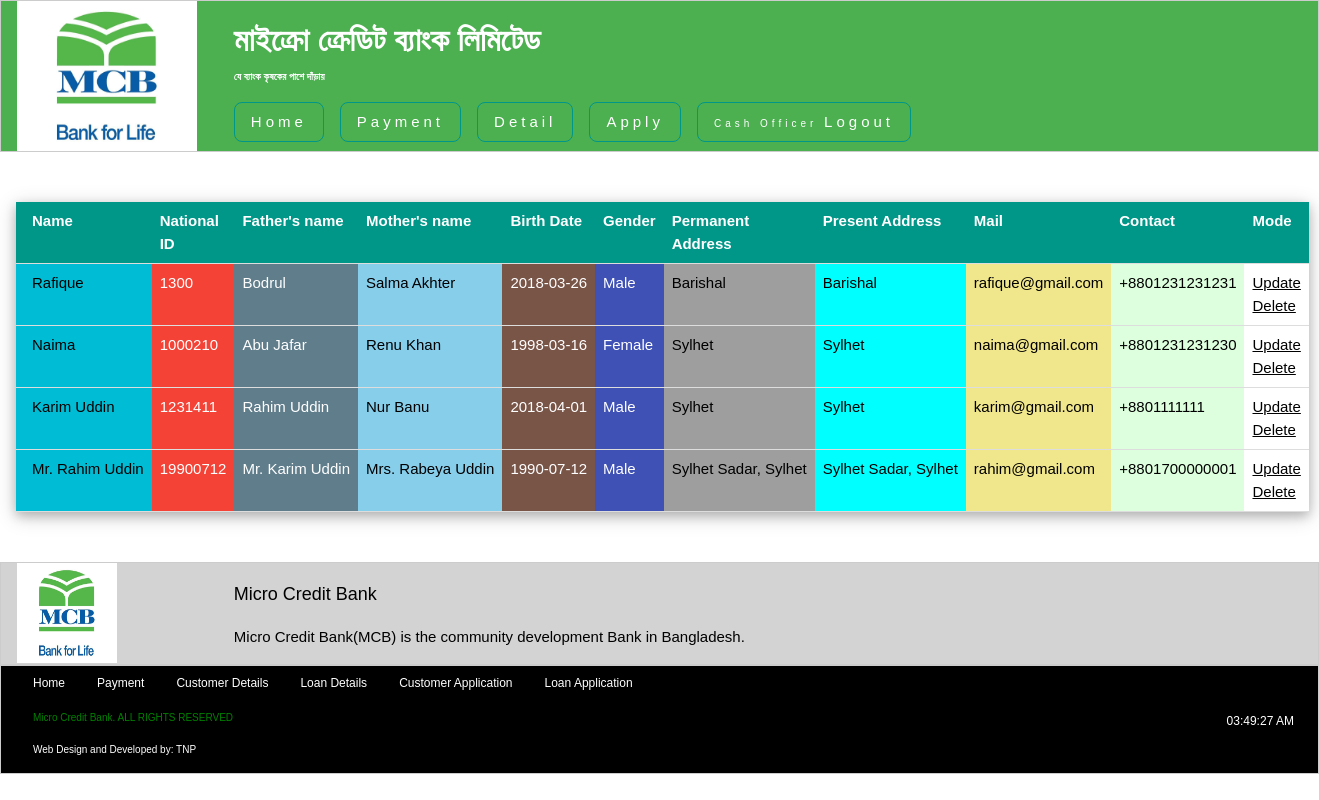
The app's page /micro_credit_bank/chairman_customer_detail.php (signed in) with its own data.
### tables this page shows
CREATE TABLE IF NOT EXISTS `customer` (
  `national_id` int(11) NOT NULL,
  `customer_name` varchar(255) NOT NULL,
  `father_name` varchar(255) NOT NULL,
  `mother_name` varchar(255) NOT NULL,
  `dob` varchar(255) NOT NULL,
  `gender` enum('Female','Male') NOT NULL,
  `email` varchar(255) NOT NULL,
  `permanent_address` varchar(255) NOT NULL,
  `present_address` varchar(255) NOT NULL,
  `contact` varchar(255) NOT NULL
);

### micro_credit_bank/chairman_customer_detail.php (the view, shortened to what this page needs)
<?php
	$qry = "SELECT * FROM customer";
	$result = mysql_query($qry);
?>
	<div class="w3-container" style="min-height:295px;height:auto;">
	<?php
	if (mysql_num_rows($result) > 0)
	{
	?>
		<table class="w3-table w3-container w3-bordered w3-middle w3-card-4" style="max-width:auto;width:100%;margin-top:50px; margin-bottom: 50px; font-family: Arial; ">
			<thead>
				<tr class="w3-teal">
					<th> Name </th>
					<th> National ID </th>
					<th> Father's name </th>
					<th> Mother's name </th>
					<th> Birth Date </th>
					<th> Gender </th>
					<th> Permanent Address </th>
					<th> Present Address </th>
					<th> Mail </th>
					<th> Contact </th>
					<th> Mode </th>
				</tr>
			</thead>
	<?php
		while($row = mysql_fetch_assoc($result))
    	{
    		?>
			<tr>
				<td class="w3-button w3-cyan"> <?php echo $row['customer_name']; ?> </td>
				<td class="w3-button w3-red"> <?php echo $row['national_id']; ?> </td>
				<td class="w3-button w3-blue-grey"> <?php echo $row['father_name']; ?> </td>
				<td class="w3-button w3-light-blue"> <?php echo $row['mother_name']; ?> </td>
				<td class="w3-button w3-brown"> <?php echo $row['dob']; ?> </td>
				<td class="w3-button w3-indigo"> <?php echo $row['gender']; ?> </td>
				<td class="w3-button w3-grey"> <?php echo $row['permanent_address']; ?> </td>
				<td class="w3-button w3-aqua"> <?php echo $row['present_address']; ?> </td>
				<td class="w3-button w3-khaki"> <?php echo $row['email']; ?> </td>
				<td class="w3-button w3-pale-green"> <?php echo $row['contact']; ?> </td>
				<td> <a href="chairman_customer_update.php"> Update </a> <a href="chairman_customer_delete.php"> Delete </a> </td>
			</tr>
    	<?php
   		}
    	?>
    	</table>
    <?php
	}
	else
	{?>
		<p class="w3-row w3-row-padding w3-panel w3-red w3-middle"> No customer record  </p>
<?php
	}
?>
</div>

### micro_credit_bank/css/w3_css.css (style rules this page uses)
html { box-sizing:border-box }
*,*:before,*:after { box-sizing:inherit }
html { -ms-text-size-adjust:100%;-webkit-text-size-adjust:100% }
body { margin:0 }
a { background-color:transparent;-webkit-text-decoration-skip:objects }
html,body { font-family:Verdana,sans-serif;font-size:15px;line-height:1.5 }
html { overflow-x:hidden }
a { color:inherit }
.w3-table,.w3-table-all { border-collapse:collapse;border-spacing:0;width:100%;display:table }
.w3-bordered tr,.w3-table-all tr { border-bottom:1px solid #ddd }
.w3-table td,.w3-table th,.w3-table-all td,.w3-table-all th { padding:8px 8px;display:table-cell;text-align:left;vertical-align:top }
.w3-table th:first-child,.w3-table td:first-child,.w3-table-all th:first-child,.w3-table-all td:first-child { padding-left:16px }
.w3-btn,.w3-button { border:none;display:inline-block;padding:8px 16px;vertical-align:middle;overflow:hidden;text-decoration:none;color:inherit;background-color:inherit;text-align:center;cursor:pointer;white-space:nowrap }
.w3-btn,.w3-button { -webkit-touch-callout:none;-webkit-user-select:none;-khtml-user-select:none;-moz-user-select:none;-ms-user-select:none;user-select:none }
.w3-container:after,.w3-container:before,.w3-panel:after,.w3-panel:before,.w3-row:after,.w3-row:before,.w3-row-padding:after,.w3-row-padding:before, .w3-cell-row:before,.w3-cell-row:after,.w3-clear:after,.w3-clear:before,.w3-bar:before,.w3-bar:after { content:"";display:table;clear:both }
.w3-container,.w3-panel { padding:0.01em 16px }
.w3-card-4,.w3-hover-shadow:hover { box-shadow:0 4px 10px 0 rgba(0,0,0,0.2),0 4px 20px 0 rgba(0,0,0,0.19) }
.w3-aqua,.w3-hover-aqua:hover { color:#000!important;background-color:#00ffff!important }
.w3-light-blue,.w3-hover-light-blue:hover { color:#000!important;background-color:#87CEEB!important }
.w3-brown,.w3-hover-brown:hover { color:#fff!important;background-color:#795548!important }
.w3-cyan,.w3-hover-cyan:hover { color:#000!important;background-color:#00bcd4!important }
.w3-blue-grey,.w3-hover-blue-grey:hover,.w3-blue-gray,.w3-hover-blue-gray:hover { color:#fff!important;background-color:#607d8b!important }
.w3-indigo,.w3-hover-indigo:hover { color:#fff!important;background-color:#3f51b5!important }
.w3-khaki,.w3-hover-khaki:hover { color:#000!important;background-color:#f0e68c!important }
.w3-red,.w3-hover-red:hover { color:#fff!important;background-color:#f44336!important }
.w3-teal,.w3-hover-teal:hover { color:#fff!important;background-color:#009688!important }
.w3-grey,.w3-hover-grey:hover,.w3-gray,.w3-hover-gray:hover { color:#000!important;background-color:#9e9e9e!important }
.w3-pale-green,.w3-hover-pale-green:hover { color:#000!important;background-color:#ddffdd!important }
.w3-middle { margin: 0 auto; }

### records on screen
customer: customer_name "Rafique", national_id "1300", father_name "Bodrul", mother_name "Salma Akhter", dob "2018-03-26", gender "Male", permanent_address "Barishal", present_address "Barishal", email "rafique@gmail.com", contact "+8801231231231"
customer: customer_name "Naima", national_id "1000210", father_name "Abu Jafar", mother_name "Renu Khan", dob "1998-03-16", gender "Female", permanent_address "Sylhet", present_address "Sylhet", email "naima@gmail.com", contact "+8801231231230"
customer: customer_name "Karim Uddin", national_id "1231411", father_name "Rahim Uddin", mother_name "Nur Banu", dob "2018-04-01", gender "Male", permanent_address "Sylhet", present_address "Sylhet", email "karim@gmail.com", contact "+8801111111"
customer: customer_name "Mr. Rahim Uddin", national_id "19900712", father_name "Mr. Karim Uddin", mother_name "Mrs. Rabeya Uddin", dob "1990-07-12", gender "Male", permanent_address "Sylhet Sadar, Sylhet", present_address "Sylhet Sadar, Sylhet", email "rahim@gmail.com", contact "+8801700000001"

### other values on screen
$designation "Cash Officer"
